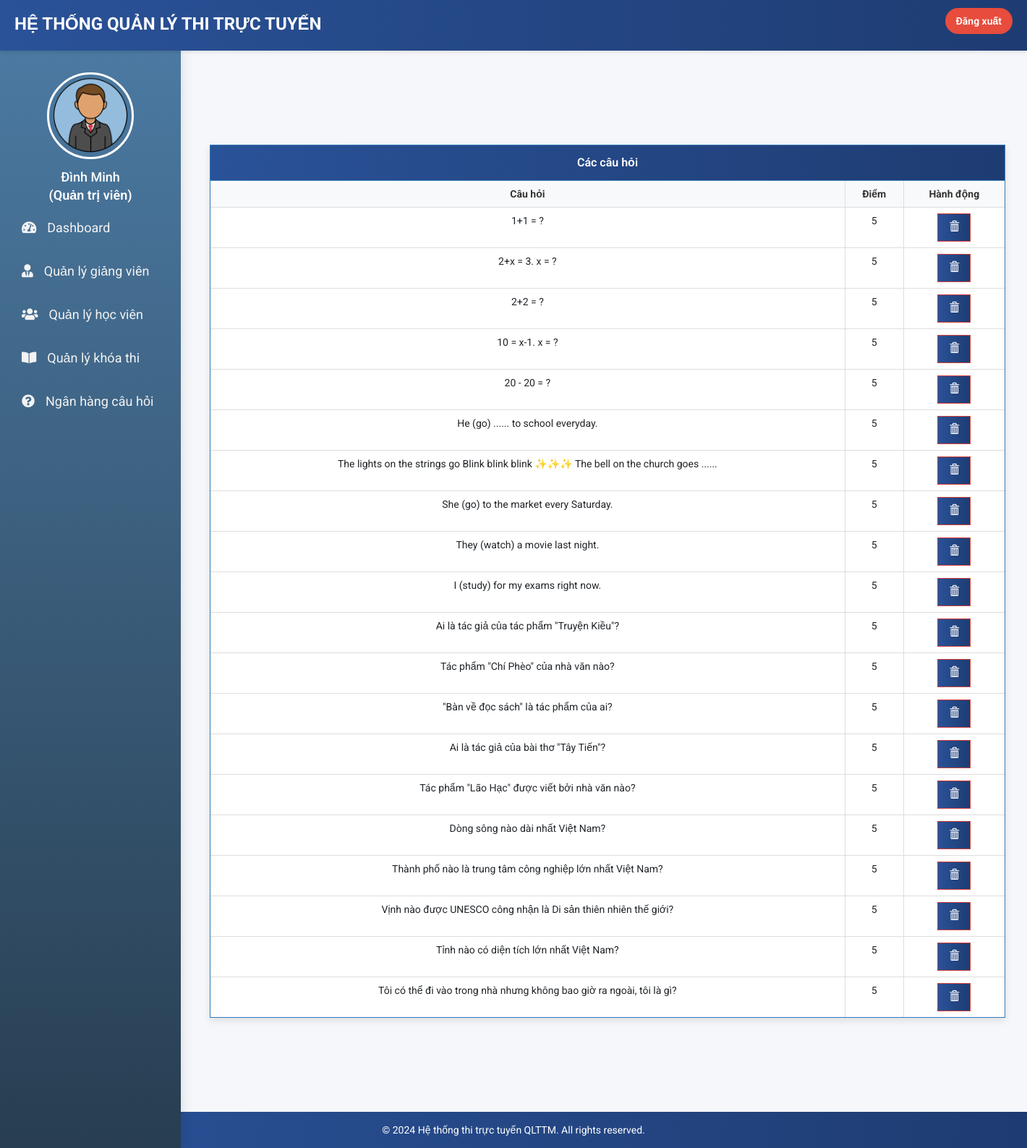
The page /view-question/9 (signed in) on the database its author committed.
### exam/models.py (models this page shows, shortened)
class Question(models.Model):
    course = models.ForeignKey(Course, on_delete=models.CASCADE)
    marks = models.PositiveIntegerField()
    question = models.CharField(max_length=600)
    option1 = models.CharField(max_length=200, blank=True, null=False)
    option2 = models.CharField(max_length=200, blank=True, null=True)
    option3 = models.CharField(max_length=200, blank=True, null=True)
    option4 = models.CharField(max_length=200, blank=True, null=True)
    option5 = models.CharField(max_length=200, blank=True, null=True)
    option6 = models.CharField(max_length=200, blank=True, null=True)
    correct_answers = models.TextField()  # Store correct answers as a JSON string

### exam/views.py (the view)
# urls.py: path('view-question/<int:pk>', views.view_question_view,name='view-question'),
@login_required(login_url='adminlogin')
def view_question_view(request,pk):
    questions=models.Question.objects.all().filter(course_id=pk)
    return render(request,'exam/view_question.html',{'questions':questions})

### templates/exam/view_question.html (shortened to what this page needs)
{% extends 'exam/adminbase.html' %}
{% block content %}
{%load static%}
<head>
  <link href="//netdna.bootstrapcdn.com/bootstrap/3.0.0/css/bootstrap.min.css" rel="stylesheet" id="bootstrap-css">
</head>
<br><br>
<div class="container">
  <div class="panel panel-primary rounded-0">
    <div class="panel-heading rounded-0">
      <h6 class="panel-title">Các câu hỏi</h6>
    </div>
    <table class="table table-hover table-bordered" id="dev-table">
      <thead>
        <tr>
          <th>Câu hỏi</th>
          <th>Điểm</th>
          <th>Hành động</th>
        </tr>
      </thead>
      {% for c in questions %}
      <tr>
        <td> {{c.question}}</td>
        <td>{{c.marks}}</td>
        <td><a class="btn btn-danger btn-xs" style="border-radius: 0%;" href="{% url 'delete-question' c.id  %}"><span class="glyphicon glyphicon-trash"></span></a></td>
      </tr>
      {% endfor %}
    </table>
  </div>
</div>
<br><br><br><br><br><br>
{% endblock content %}

### templates/exam/adminbase.html (shortened to what this page needs)
<!DOCTYPE html>
{% load static %}
<html lang="vi">
<head>
  <link rel="stylesheet" href="https://maxcdn.bootstrapcdn.com/bootstrap/4.4.1/css/bootstrap.min.css">
  <link rel="stylesheet" href="https://cdnjs.cloudflare.com/ajax/libs/font-awesome/5.12.1/css/all.min.css">
</head>
<body>
  <header>
    <div class="left_area">
      <h3>Hệ Thống Quản Lý Thi Trực Tuyến</h3>
    </div>
    <a href="/logout" class="logout_btn">Đăng xuất</a>
  </header>
  <div class="sidebar" id="sidebar">
    <center>
      <img src="{% static 'image/admin-avatar.png' %}" class="profile_image" alt="Admin Avatar">
      <h4>{{ request.user.first_name }}</h4>
      <h6>(Quản trị viên)</h6>
    </center>
    <a href="/admin-dashboard"><i class="fas fa-tachometer-alt"></i><span>Dashboard</span></a>
    <a href="/admin-teacher"><i class="fas fa-user-tie"></i><span>Quản lý giảng viên</span></a>
    <a href="/admin-student"><i class="fas fa-users"></i><span>Quản lý học viên</span></a>
    <a href="/admin-course"><i class="fas fa-book-open"></i><span>Quản lý khóa thi</span></a>
    <a href="/admin-question"><i class="fas fa-question-circle"></i><span>Ngân hàng câu hỏi</span></a>
  </div>
  <div class="content" id="content">
    {% block content %}{% endblock content %}
  </div>
  <footer>
    &copy; {% now 'Y' %} Hệ thống thi trực tuyến QLTTM. All rights reserved.
  </footer>
</body>
</html>

### templates/exam/adminbase.html (style rules this page uses)
body { margin: 0; padding: 0; font-family: 'Roboto', sans-serif; background-color: #f4f6f9; }
header { position: fixed; top: 0; left: 0; width: 100%; height: 70px; padding: 20px; z-index: 2; background: linear-gradient(to right, #2a5298, #1e3c72); color: #fff; box-shadow: 0 2px 5px rgba(0, 0, 0, 0.1); }
.left_area h3 { margin: 0; text-transform: uppercase; font-size: 24px; font-weight: 700; }
.logout_btn { padding: 8px 15px; background: #e74c3c; text-decoration: none; color: white; border-radius: 25px; font-size: 14px; font-weight: 600; float: right; margin-top: -35px; }
.sidebar { position: fixed; top: 70px; left: 0; width: 250px; height: calc(100% - 70px); background: linear-gradient(to bottom, #4b79a1, #283e51); color: white; padding-top: 30px; box-shadow: 2px 0 15px rgba(0, 0, 0, 0.1); z-index: 1; transition: all 0.3s ease; }
.sidebar .profile_image { width: 120px; height: 120px; border-radius: 50%; margin-bottom: 10px; border: 3px solid #fff; }
.sidebar h4, .sidebar h6 { color: white; margin: 5px 0; }
.sidebar a { color: #f3f3f3; font-size: 18px; display: block; line-height: 60px; padding: 0 30px; text-decoration: none; transition: all 0.3s ease; }
.sidebar i { padding-right: 15px; }
.content { margin-left: 250px; padding: 20px; margin-top: 70px; transition: margin-left 0.3s ease; }
footer { text-align: center; padding: 15px; background: linear-gradient(to right, #2a5298, #1e3c72); color: white; position: fixed; width: 100%; bottom: 0; }

### templates/exam/view_question.html (style rules this page uses)
body { font-family: 'Roboto', sans-serif; background-color: #f5f7fa; margin: 0; padding: 0; }
h6 { text-align: center; font-size: 18px; font-weight: 600; color: #fff; }
.panel { border-radius: 15px; box-shadow: 0 4px 10px rgba(0, 0, 0, 0.1); }
.panel-heading { background: linear-gradient(to right, #2a5298, #1e3c72); color: white; border-radius: 15px 15px 0 0; padding: 15px; }
.table { border-radius: 15px; overflow: hidden; border: none; }
.table th, .table td { padding: 15px; text-align: center; }
.table th { background-color: #f8f9fa; color: #333; }
.table-bordered { border-radius: 15px; border: 2px solid #ddd; }
.btn { background: linear-gradient(to right, #2a5298, #1e3c72); color: white; font-size: 14px; font-weight: 600; padding: 8px 15px; border-radius: 25px; transition: background-color 0.3s ease; }
.container { margin-top: 50px; padding: 20px; }

### rows shown on the page
Question: question "1+1 = ?", marks "5"
Question: question "2+x = 3. x = ?", marks "5"
Question: question "2+2 = ?", marks "5"
Question: question "10 = x-1. x = ?", marks "5"
Question: question "20 - 20 = ?", marks "5"
Question: question "He (go) ...... to school everyday.", marks "5"
Question: question "The lights on the strings go Blink blink blink ✨✨✨ The bell on the church goes ......", marks "5"
Question: question "She (go) to the market every Saturday.", marks "5"
Question: question "They (watch) a movie last night.", marks "5"
Question: question "I (study) for my exams right now.", marks "5"
Question: question "Ai là tác giả của tác phẩm \"Truyện Kiều\"?", marks "5"
Question: question "Tác phẩm \"Chí Phèo\" của nhà văn nào?", marks "5"
Question: question "\"Bàn về đọc sách\" là tác phẩm của ai?", marks "5"
Question: question "Ai là tác giả của bài thơ \"Tây Tiến\"?", marks "5"
Question: question "Tác phẩm \"Lão Hạc\" được viết bởi nhà văn nào?", marks "5"
Question: question "Dòng sông nào dài nhất Việt Nam?", marks "5"
Question: question "Thành phố nào là trung tâm công nghiệp lớn nhất Việt Nam?", marks "5"
Question: question "Vịnh nào được UNESCO công nhận là Di sản thiên nhiên thế giới?", marks "5"
Question: question "Tỉnh nào có diện tích lớn nhất Việt Nam?", marks "5"
Question: question "Tôi có thể đi vào trong nhà nhưng không bao giờ ra ngoài, tôi là gì?", marks "5"

### other values the page prints
{{ request.user.first_name }} "Đình Minh"
